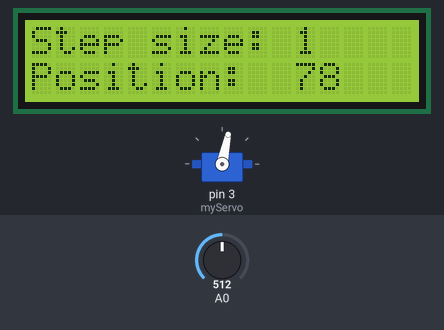
Recording of a sketch running on a simulated Arduino Uno, built with avr-gcc and run on an emulated ATmega328P. On the bench: 16×2 character LCD, servo. Inputs (shaded band) come from the test bench; at power-on: A0 = 512.

Above: at 1.29 s.
1.3 s: A0 set to 418
3.1 s: A0 set to 385
At 3.2 s:
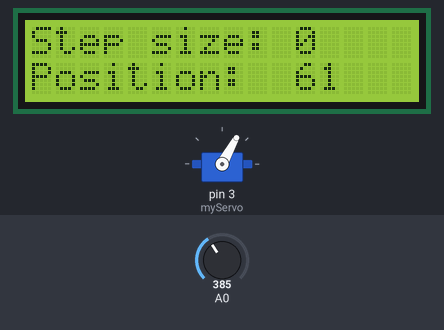
4.6 s: A0 set to 511
At 4.8 s:
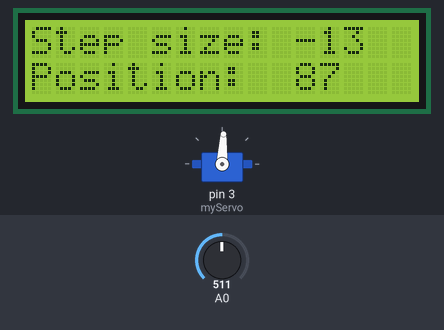
6.5 s: A0 set to 0
At 6.72 s:
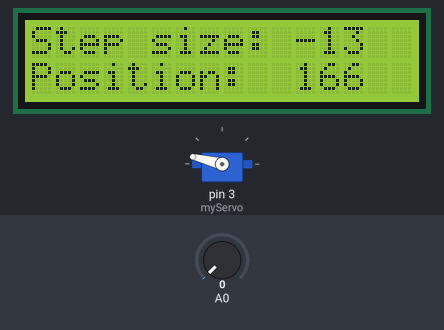
Timing chart, 0 to 9.6 s (numbered marks = the images above; inputs shaded):
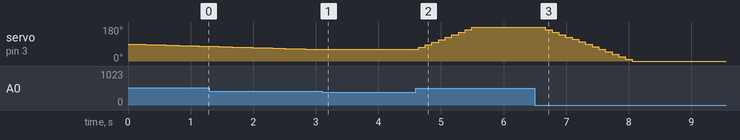

Measured:
- the behaviour switches between 400 and 399 on A0 (found by bisection; images 0 and 1)
- after the input at 3.1 s, servo on pin 3 (myServo): stays 61° (without the input it goes to 60° after 0.05 s)
- after the input at 4.6 s, servo on pin 3 (myServo): moves from 61° to 180° over 0.96 s, starting at once

The sketch:

lab5-2.ino
```cpp
#include <Servo.h>
#include <LiquidCrystal.h>

LiquidCrystal lcd(8, 13, 9, 4, 5, 6, 7);

//variables used for keypresses
const int KEY_SELECT = 4;
const int KEY_LEFT = 3;
const int KEY_DOWN = 2;
const int KEY_UP = 1;
const int KEY_RIGHT = 0;
const int KEY_NONE = -1;
const int NUM_KEYS = 5;

int adc_key_val[NUM_KEYS] = {50, 200, 400, 600, 800 };
int adc_key_in;
int key = KEY_NONE;


//Servo Control variables
int stepSize = 1;
int servoPosition = 90;

Servo myServo;

void setup()
{
  lcd.clear();
  lcd.begin(16, 2);
  myServo.attach(3);

}

void printStatus()
{
  lcd.clear();
  lcd.print("Step size: ");//size is 11 characters
  lcd.setCursor(11,0);  //move to 11th position and print the step size
  lcd.print(stepSize);
  lcd.setCursor(0,1);
  lcd.print("Position:  ");//size is 11 characters
  lcd.setCursor(11,1);  //move to 11th position and print the position
  lcd.print(servoPosition);

}


void loop()
{
  adc_key_in = analogRead(0);      // read the value from the sensor
  key = get_key(adc_key_in);       // convert into key press

  switch(key)
  {
    case KEY_UP:
      stepSize++;
    break;
    case KEY_DOWN:
      stepSize--;
    break;
    case KEY_RIGHT:
      servoPosition += stepSize;
      if (servoPosition > 179)
        servoPosition=179;
    break;
    case KEY_LEFT:
      servoPosition -= stepSize;
      if (servoPosition < 0)
        servoPosition=0;
    break;

  }
  printStatus();
  myServo.write(servoPosition);
  delay(100);
}

// Convert ADC value to key number
int get_key(unsigned int input)
{
    int k;

    for (k = 0; k < NUM_KEYS; k++) {
      if (input < adc_key_val[k])
        return k;
    }

    if (k >= NUM_KEYS)             // No valid key pressed
      k = -1;

    return k;
}
```
